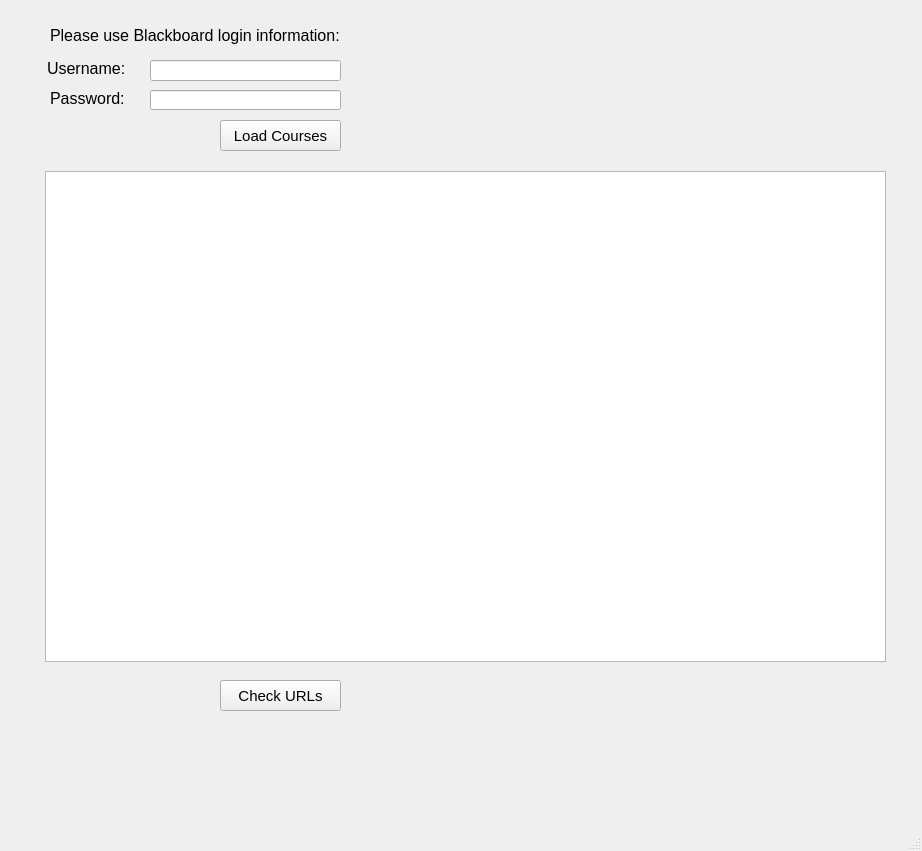
<?xml version="1.0" encoding="UTF-8"?>
<ui version="4.0">
 <class>MainWindow</class>
 <widget class="QMainWindow" name="MainWindow">
  <property name="geometry">
   <rect>
    <x>0</x>
    <y>0</y>
    <width>922</width>
    <height>851</height>
   </rect>
  </property>
  <property name="windowTitle">
   <string>Work Console</string>
  </property>
  <widget class="QWidget" name="centralwidget">
   <widget class="QLineEdit" name="lineEdit_pass">
    <property name="geometry">
     <rect>
      <x>150</x>
      <y>90</y>
      <width>191</width>
      <height>20</height>
     </rect>
    </property>
    <property name="echoMode">
     <enum>QLineEdit::Password</enum>
    </property>
   </widget>
   <widget class="QPushButton" name="pushButton_getCourses">
    <property name="geometry">
     <rect>
      <x>220</x>
      <y>120</y>
      <width>121</width>
      <height>31</height>
     </rect>
    </property>
    <property name="font">
     <font>
      <family>Arial</family>
      <pointsize>11</pointsize>
      <weight>50</weight>
      <bold>false</bold>
     </font>
    </property>
    <property name="text">
     <string>Load Courses</string>
    </property>
   </widget>
   <widget class="QLabel" name="label_2">
    <property name="geometry">
     <rect>
      <x>47</x>
      <y>60</y>
      <width>90</width>
      <height>16</height>
     </rect>
    </property>
    <property name="font">
     <font>
      <family>Arial</family>
      <pointsize>12</pointsize>
     </font>
    </property>
    <property name="text">
     <string>Username:</string>
    </property>
    <property name="textFormat">
     <enum>Qt::AutoText</enum>
    </property>
   </widget>
   <widget class="QLabel" name="label_3">
    <property name="geometry">
     <rect>
      <x>50</x>
      <y>90</y>
      <width>91</width>
      <height>16</height>
     </rect>
    </property>
    <property name="font">
     <font>
      <family>Arial</family>
      <pointsize>12</pointsize>
     </font>
    </property>
    <property name="text">
     <string>Password:</string>
    </property>
   </widget>
   <widget class="QLineEdit" name="lineEdit_username">
    <property name="geometry">
     <rect>
      <x>150</x>
      <y>60</y>
      <width>191</width>
      <height>21</height>
     </rect>
    </property>
   </widget>
   <widget class="QLabel" name="label">
    <property name="geometry">
     <rect>
      <x>50</x>
      <y>20</y>
      <width>321</width>
      <height>31</height>
     </rect>
    </property>
    <property name="font">
     <font>
      <family>Arial</family>
      <pointsize>12</pointsize>
     </font>
    </property>
    <property name="text">
     <string>Please use Blackboard login information:</string>
    </property>
   </widget>
   <widget class="QPushButton" name="pushButton_checkURLs">
    <property name="geometry">
     <rect>
      <x>220</x>
      <y>680</y>
      <width>121</width>
      <height>31</height>
     </rect>
    </property>
    <property name="font">
     <font>
      <family>Arial</family>
      <pointsize>11</pointsize>
      <weight>50</weight>
      <bold>false</bold>
     </font>
    </property>
    <property name="text">
     <string>Check URLs</string>
    </property>
   </widget>
   <widget class="QTableWidget" name="tableWidget_courses">
    <property name="geometry">
     <rect>
      <x>45</x>
      <y>171</y>
      <width>841</width>
      <height>491</height>
     </rect>
    </property>
    <property name="selectionMode">
     <enum>QAbstractItemView::SingleSelection</enum>
    </property>
    <property name="selectionBehavior">
     <enum>QAbstractItemView::SelectRows</enum>
    </property>
    <property name="gridStyle">
     <enum>Qt::DashLine</enum>
    </property>
    <attribute name="horizontalHeaderStretchLastSection">
     <bool>true</bool>
    </attribute>
   </widget>
  </widget>
  <widget class="QMenuBar" name="menubar">
   <property name="geometry">
    <rect>
     <x>0</x>
     <y>0</y>
     <width>922</width>
     <height>21</height>
    </rect>
   </property>
  </widget>
  <widget class="QStatusBar" name="statusbar"/>
 </widget>
 <resources/>
 <connections/>
</ui>
